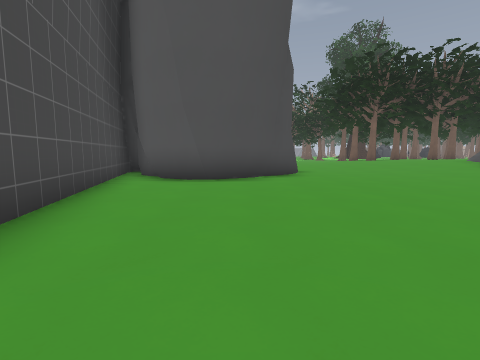
[1] (above)

24 first-person views from a walk through a level from a Godot 3-D game. The camera is 1.3 m above the floor, tilts 6° down and sees 85° across. The floor is counted in squares, 2 m on a side. Each view is taken from the middle of a square. On the plan, view 1 faces up. The plan holds only what a view shows up to about 9 squares ahead; the rest is blank. The place goes on beyond the plan. Characters and animated objects are left out. Some surface patterns are stand-ins.

[2]
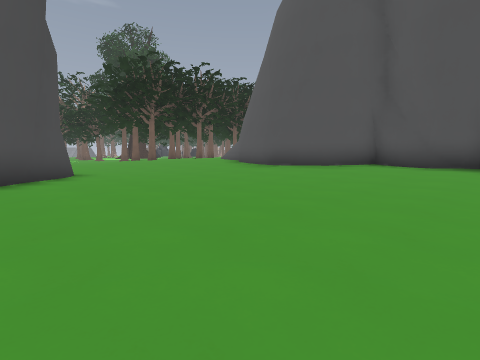

[3]
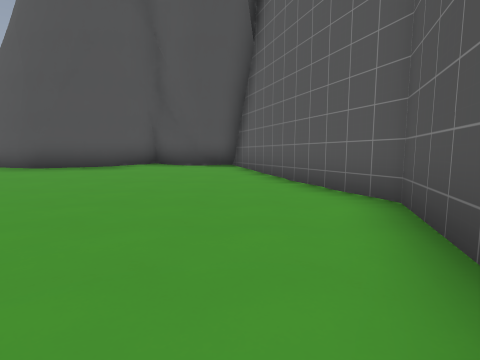

[4]
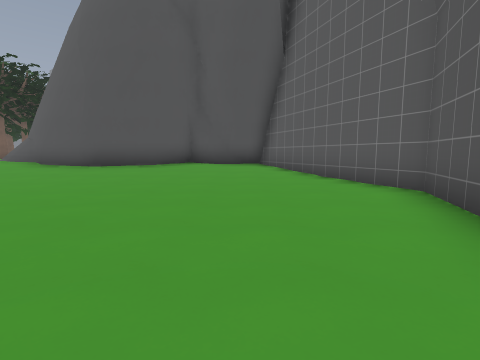

[5]
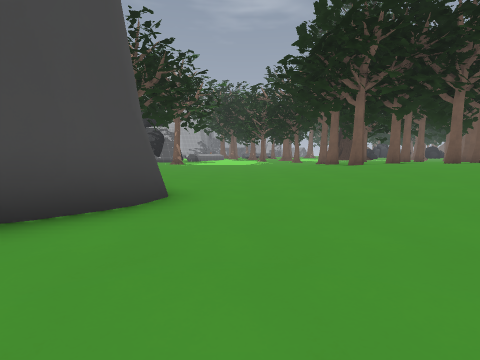

[6]
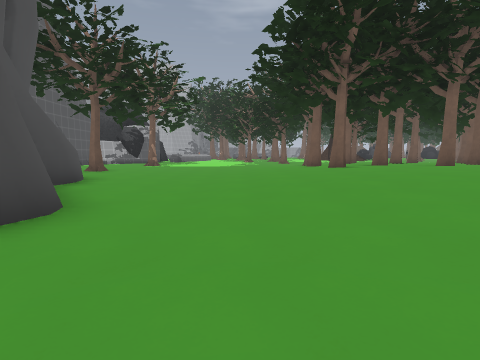

[7]
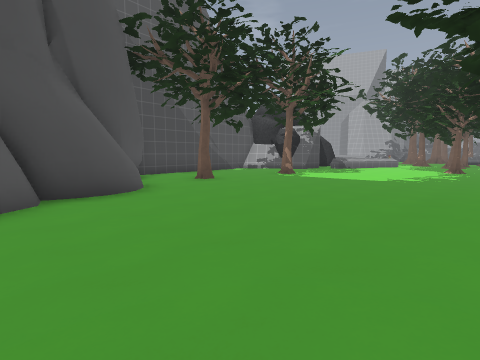

[8]
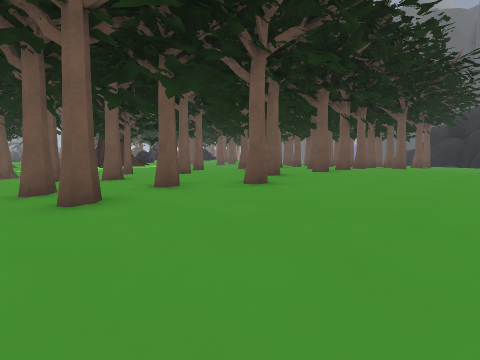

[9]
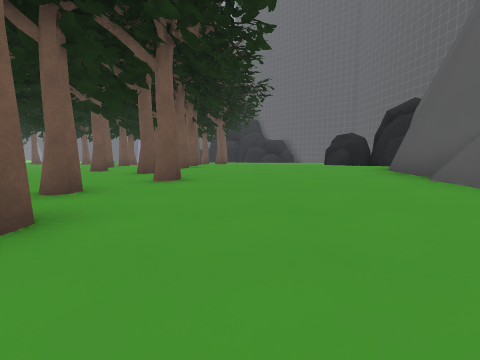

[10]
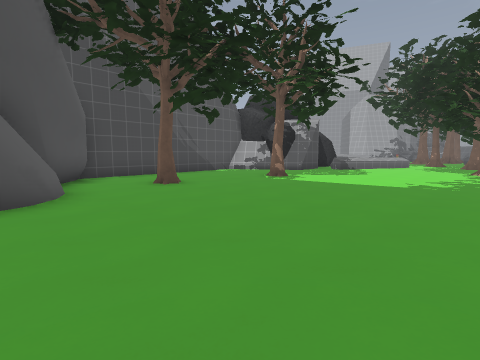

[11]
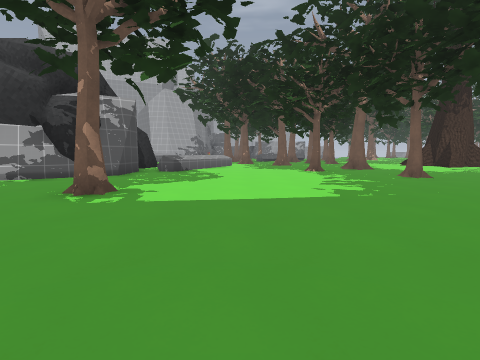

[12]
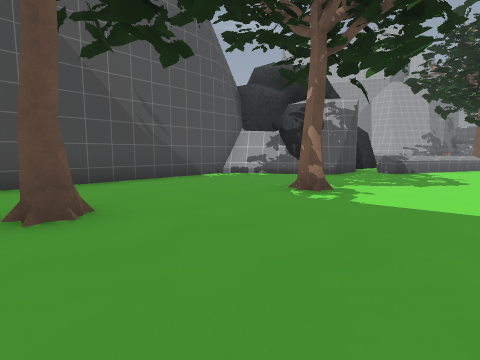

[13]
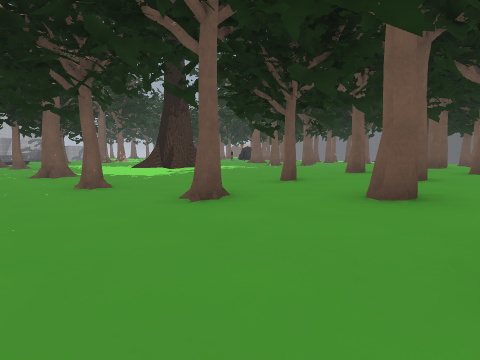

[14]
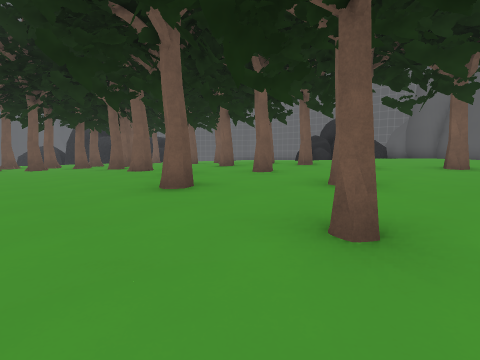

[15]
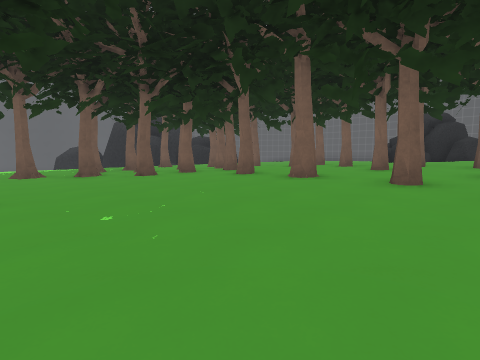

[16]
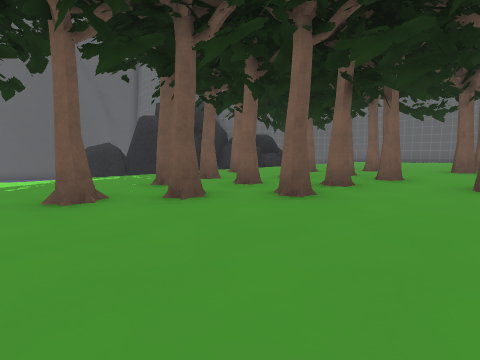

[17]
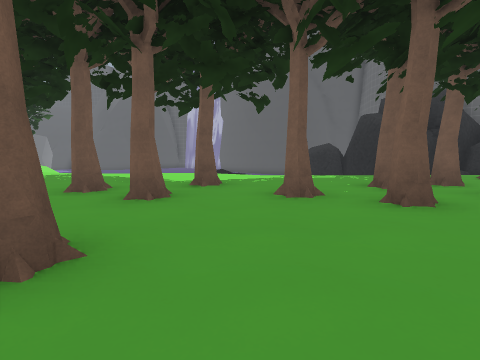

[18]
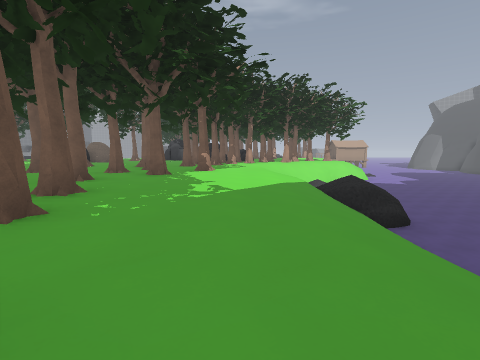

[19]
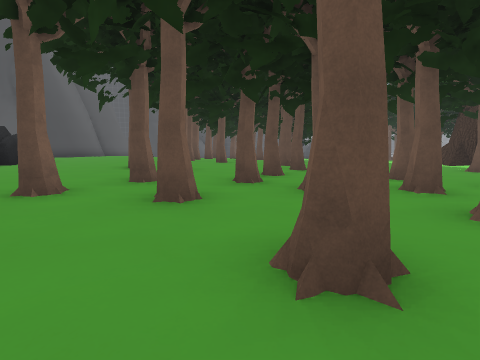

[20]
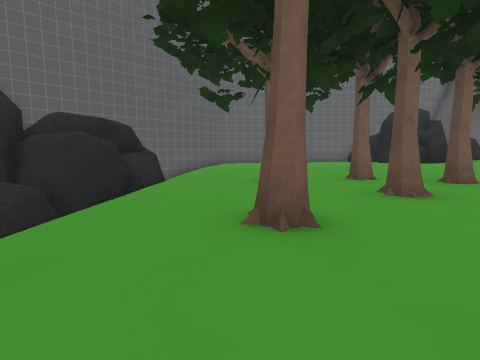

[21]
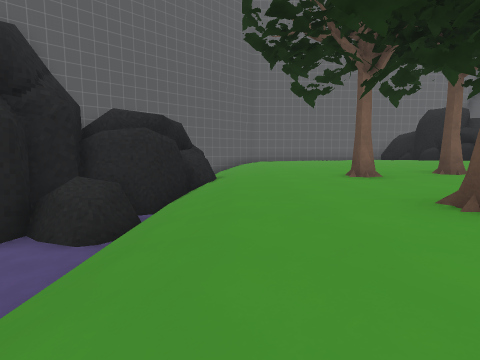

[22]
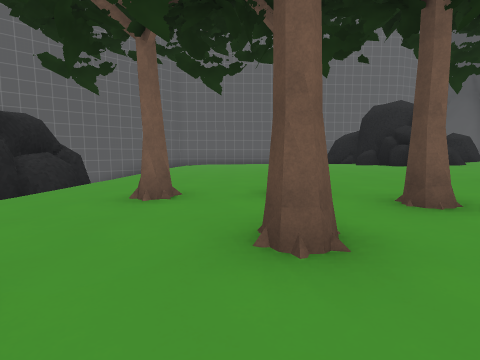

[23]
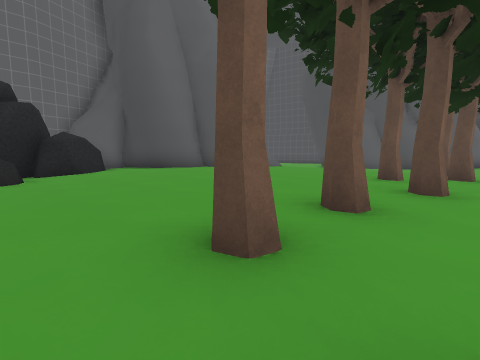

[24]
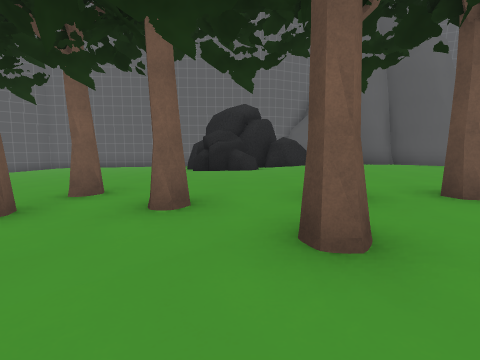

### Floor plan
Key: @ floor where view 1 was taken; # wall or solid block; x gap in a wall; . main floor; : floor 0.25 m higher than the main floor; + floor 0.5 m higher than the main floor; * floor 0.75 m higher than the main floor; - floor 2.5 m lower than the main floor; / step, stairs or slope; = window, fence, low wall or low ledge; ^ raised ledge; T tree.
Columns run from 4 left of view 1 to 31 right of it. Each row starts with its distance up from view 1.
 25     ^.   .##=           ... .T.//
 24    x^=...T.....       ##..TTT..//=#-
 23   #............  ... ......=...=/=#-
 22 ###.....=..T.... ::::...=.T....///--
 21 #..=... =......=::::::..=TT=.../=/--
 20 #=... . ......::: :::::.T..T...///-
 19 #...T=.....TT:T:T:::::=:..T.T..///
 18 #...........:=::::T:#:T:T......=/
 17 #.... . ..::T++T+++=::::T:T..T.///
 16 #.=......:::+++++T+ +::::T...T.///-
 15 #..T=.. .: T#++++ +T+   ::.T...///--
 14 ##...=...= TTT+T+T+T=T T:T:.=.=///##
 13   ##.=.==:+++=T**=*+++T:::T.T=#//=##
 12     #..../+=+*******=++::::....///##
 11     #.=..:==**=*=**++=+::::....//##
 10     ##.../++*******+=++::::=.../##
  9 ##   #..=/=+###**=*++== :: .=.. ##
  8  #   #.=.:/+####***+##:::  ...  ##
  7  ## ##..=:=##   #*//#
  6  ####..=.::#    #####
  5  #. .=...::#
  4  ##...=...:##
  3   #..... =::##
  2   #.......::+#
  1    .......:::#
  0     @.....: ##
 -1       #..###
 -2       ####

Where each view was taken, in squares from view 1:
view 1: 0 up, 0 right, facing up
view 2: 0 up, 0 right, facing up-right
view 3: 0 up, 0 right, facing right
view 4: 1 up, 1 left, facing right
view 5: 5 up, 3 right, facing up
view 6: 6 up, 4 right, facing up
view 7: 10 up, 6 right, facing up-left
view 8: 10 up, 6 right, facing up-right
view 9: 12 up, 5 right, facing right
view 10: 12 up, 5 right, facing up-left
view 11: 15 up, 2 right, facing up
view 12: 15 up, 2 right, facing up-left
view 13: 16 up, 5 right, facing up-right
view 14: 21 up, 9 right, facing down-right
view 15: 23 up, 13 right, facing down-right
view 16: 23 up, 18 right, facing down-right
view 17: 23 up, 18 right, facing right
view 18: 16 up, 26 right, facing up
view 19: 16 up, 26 right, facing left
view 20: 19 up, 25 right, facing down
view 21: 19 up, 27 right, facing down
view 22: 17 up, 23 right, facing down
view 23: 15 up, 16 right, facing down-left
view 24: 17 up, 16 right, facing down
